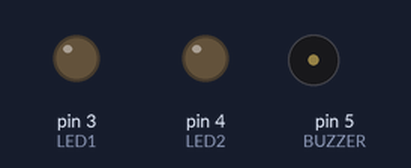
This sketch was run on a simulated Arduino Uno, built with avr-gcc and run on an emulated ATmega328P. Parts: output pins drawn as LEDs (lit = HIGH), buzzer (waves = sounding).

Above: at 0.06 s.
At 1.5 s:
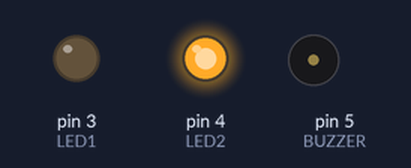
At 2.82 s:
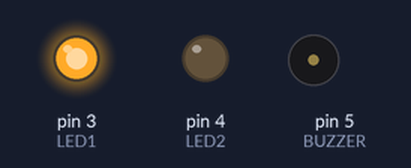
Timing chart, 0 to 3.1 s (numbered marks = the images above):
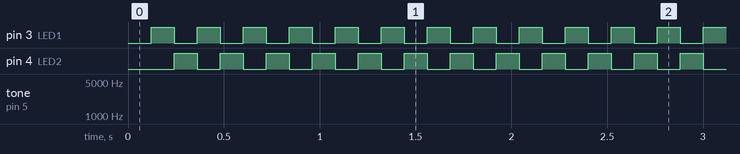

The sketch:

giroflex.ino
```cpp
// Giroflex policial - LEDs alternados + sirene sweep (não bloqueante)
// LEDs: pinos 3 e 4
// Buzzer passivo: pino 5

const int LED1 = 3;
const int LED2 = 4;
const int BUZZER = 5;

// giroflex
unsigned long lastLedToggle = 0;
unsigned long ledInterval = 120; // ms entre alternâncias (menor = mais rápido)
bool ledState = false;

// sirene sweep
unsigned long sirenStart = 0;
const unsigned long SIREN_PERIOD = 1800; // ms para ciclo completo sobe+desce
const int FREQ_MIN = 700;   // Hz
const int FREQ_MAX = 2200;  // Hz

void setup() {
  pinMode(LED1, OUTPUT);
  pinMode(LED2, OUTPUT);
  pinMode(BUZZER, OUTPUT);
  digitalWrite(LED1, LOW);
  digitalWrite(LED2, LOW);
  noTone(BUZZER);
  sirenStart = millis();
  lastLedToggle = millis();
}

void loop() {
  unsigned long now = millis();

  // Giroflex: alterna LEDs
  if (now - lastLedToggle >= ledInterval) {
    lastLedToggle = now;
    ledState = !ledState;
    digitalWrite(LED1, ledState ? HIGH : LOW);
    digitalWrite(LED2, ledState ? LOW : HIGH);
  }

  // Sirene: calcula frequência com função triangular (sobe e desce)
  unsigned long t = (now - sirenStart) % SIREN_PERIOD;
  float phase = (float)t / (float)SIREN_PERIOD; // 0..1
  float tri = (phase < 0.5) ? (phase * 2.0) : ((1.0 - phase) * 2.0);
  int freq = (int)(FREQ_MIN + tri * (FREQ_MAX - FREQ_MIN));

  // Toca nota curta para permitir atualização contínua
  tone(BUZZER, freq, 30);
  // sem delay() para manter não bloqueante
}
```

Measured:
- by itself, pin 3 (LED1), pin 4 (LED2): alternates HIGH for 0.12 s and LOW for 0.12 s
